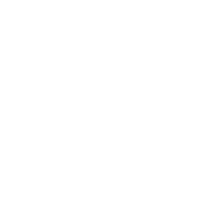
Frame 1 (no input)
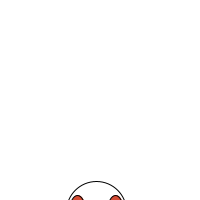
Frame 60 (the mouse pressed at the canvas centre just before this capture)
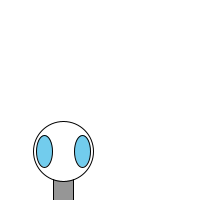
Frame 120 (the mouse held since frame 60 and released just before this capture)

The Processing sketch that drew these frames (run headless with seeded random() and noise(); from frame 60 on, the mouse is pressed at the canvas centre):

// Processing sketch: example04_08_random_variable_zoog_sketch
// ── example04_08_random_variable_zoog_sketch.pde
float zoogX;
float zoogY;
float eyeR;
float eyeG;
float eyeB;

void setup() {
    size(200,200);
    zoogX = width/2; // Zoog always starts in the middle
    zoogY = height + 100; // Zoog starts below the screen
    smooth();
}

void draw() {
    background(255);

    // Set ellipses and rects to CENTER mode
    ellipseMode(CENTER);
    rectMode(CENTER);
    zoogX = random(width/4, 3*width/4);

    // Draw Zoog's body
    stroke(0);
    fill(150);
    rect(zoogX, zoogY, 20, 100);

    // Draw Zoog's head
    stroke(0);
    fill(255);
    ellipse(zoogX, zoogY-30, 60, 60);

    // Draw Zoog's eyes
    eyeR = random(255);
    eyeG = random(255);
    eyeB = random(255);
    fill(eyeR, eyeG, eyeB);
    ellipse(zoogX-19, zoogY-30, 16, 32);
    ellipse(zoogX+19, zoogY-30, 16, 32);

    // Draw Zoog's legs
    stroke(150);
    line(zoogX-10, zoogY+50, zoogX-10, height);
    line(zoogX+10, zoogY+50, zoogX+10, height);

    // Zoog moves up
    zoogY = zoogY - 1;
}
